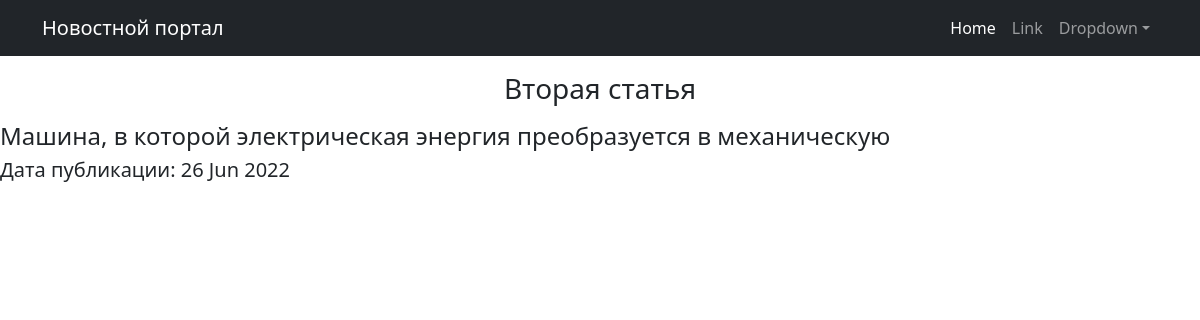
Screenshot of /news/3 with the database file from the repository.
### NewsPortal/models.py (models this page shows, shortened)
class Post(models.Model):
    author_post = models.ForeignKey(Author,on_delete = models.CASCADE)
    type = models.CharField(max_length = 1,choices = array)
    time_in = models.DateTimeField(auto_now_add = True)
    category_post = models.ManyToManyField(Category,through = 'PostCategory')
    heading = models.CharField(max_length = 255)
    text = models.TextField()
    rating = models.IntegerField(default = 0)

### NewsPortal/views.py (the view)
# urls.py: path('<int:pk>',OnePost.as_view()),
class OnePost(DetailView):
    model = Post
    template_name = 'post.html'
    context_object_name = 'post'

### NewsPortal/templatetags/custom_filters.py (called while the page is built)
@register.filter()
def censor(value):
    value_list = value.split(' ')
    if not isinstance(value,str):
        raise ValueError('Данный фильтр применим к строке')
    else:
        for word in value_list:
            if word[:-1] in OBSCENE_WORDS:
                value_list[value_list.index(word)] = word[0] + '*' * (len(word) -1)
        return ' '.join(value_list)

### templates/post.html (shortened to what this page needs)
{% include 'flatpages/default.html' %}
{% load custom_filters %}
{% block title %}
<center>
    <h3>
        {{post.heading|censor}}
    </h3>
</center>
{% endblock title %}
{% block content %}
<h4>{{post.text|censor}}</h4>
<h5>Дата публикации: {{post.time_in|date:'d M Y'}}</h5>
{% endblock content %}

### rows the page displays
Post: heading|censor "Вторая статья", text|censor "​Машина, в которой электрическая энергия преобразуется в механическую", time_in "26 Jun 2022"
